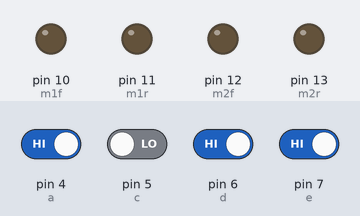
Recording of a sketch running on a simulated Arduino Uno, built with avr-gcc and run on an emulated ATmega328P. Parts: output pins drawn as LEDs (lit = HIGH). Inputs (shaded band) come from the test bench; at power-on: pin 4 (a), pin 6 (d), pin 7 (e) HIGH, pin 5 (c) LOW.

Above: at 1.2 s.
1.3 s: pin 4 (a) driven LOW and pin 6 (d) driven LOW
At 1.8 s:
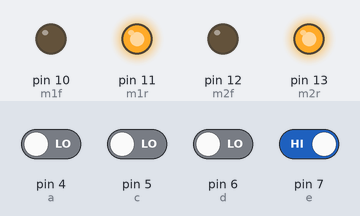
2.8 s: pin 5 (c) driven HIGH and pin 7 (e) driven LOW
At 4.0 s:
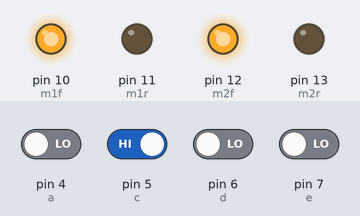
4.3 s: pin 6 (d) driven HIGH
At 5.3 s:
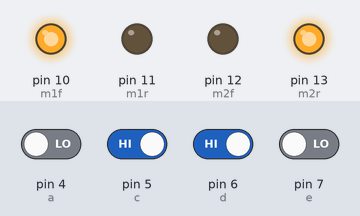
5.8 s: pin 5 (c) driven LOW
At 6.4 s:
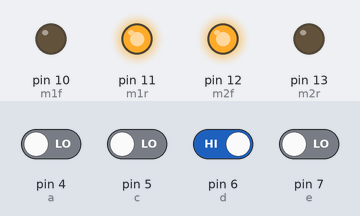
7.3 s: pin 5 (c) driven HIGH
At 7.6 s:
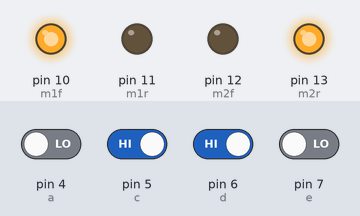
8.8 s: pin 6 (d) driven LOW
At 9.9 s:
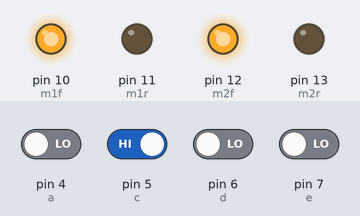
Timing chart, 0 to 11.3 s (numbered marks = the images above; inputs shaded):
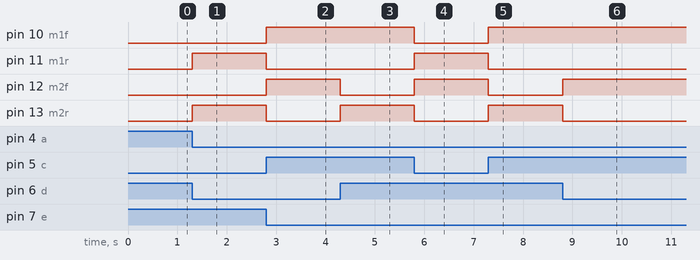

The sketch:

Keypaid_Tunning.ino
```cpp
//int led=13;
int a=4;
int c=5;
int d=6;
int e=7;
int m1f=10;
int m1r=11;
int m2f=12;
int m2r=13;
void setup()
{
Serial.begin(9600);
//pinMode(led,OUTPUT);
pinMode(a,INPUT);
pinMode(c,INPUT);
pinMode(d,INPUT);
pinMode(e,INPUT);
pinMode(m1f,OUTPUT);
pinMode(m1r,OUTPUT);
pinMode(m2f,OUTPUT);
pinMode(m2r,OUTPUT);
}

void loop()
{
  int deep1 = digitalRead(a);
  int deep2 = digitalRead(c);
  int deep3 = digitalRead(d);
  int deep4 = digitalRead(e);
  //Serial.println(deep1);
  //Serial.println(deep2);
  //Serial.println(deep3);
  //Serial.println(deep4);
  //delay(2000);

  if(deep2 ==HIGH && deep1==LOW && deep3 ==LOW && deep4==LOW) //2 Forward
  {
    digitalWrite(m1f,HIGH);
    digitalWrite(m1r,LOW);
    digitalWrite(m2f,HIGH);
    digitalWrite(m2r,LOW);

   }
  else if(deep2 ==LOW && deep1==LOW && deep3 ==LOW && deep4==HIGH) //8 Reverse
  {
     digitalWrite(m1f,LOW);
    digitalWrite(m1r,HIGH);
    digitalWrite(m2f,LOW);
    digitalWrite(m2r,HIGH);
  }
  else if(deep2 ==LOW && deep1==LOW && deep3 ==HIGH && deep4==LOW)//4 Left
  {
    digitalWrite(m1f,LOW);
    digitalWrite(m1r,HIGH);
    digitalWrite(m2f,HIGH);
    digitalWrite(m2r,LOW);
  }
 else if(deep2 ==HIGH && deep1==LOW && deep3 ==HIGH && deep4==LOW) //6 Right
 {
  digitalWrite(m1f,HIGH);
    digitalWrite(m1r,LOW);
    digitalWrite(m2f,LOW);
    digitalWrite(m2r,HIGH);
 }
 else if(deep2 ==LOW && deep1==HIGH && deep3 ==HIGH && deep4==LOW) // 5 Stop
 {
   digitalWrite(m1f,LOW);
    digitalWrite(m1r,LOW);
    digitalWrite(m2f,LOW);
    digitalWrite(m2r,LOW);
 }

}
```

Measured:
- after the input at 1.3 s, pin 11 (m1r), pin 13 (m2r): LOW → HIGH at once
- after the input at 2.8 s, pin 10 (m1f), pin 12 (m2f): LOW → HIGH at once; pin 11 (m1r), pin 13 (m2r): HIGH → LOW at once
- after the input at 4.3 s, pin 12 (m2f): HIGH → LOW at once; pin 13 (m2r): LOW → HIGH at once
- after the input at 5.8 s, pin 10 (m1f), pin 13 (m2r): HIGH → LOW at once; pin 11 (m1r), pin 12 (m2f): LOW → HIGH at once
- after the input at 7.3 s, pin 10 (m1f), pin 13 (m2r): LOW → HIGH at once; pin 11 (m1r), pin 12 (m2f): HIGH → LOW at once
- after the input at 8.8 s, pin 12 (m2f): LOW → HIGH at once; pin 13 (m2r): HIGH → LOW at once
